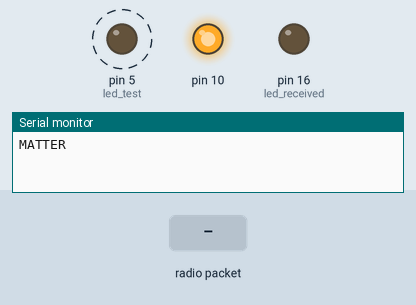
Recording of a sketch running on a simulated Arduino Uno, built with avr-gcc and run on an emulated ATmega328P. Shown: output pins drawn as LEDs (lit = HIGH), the last lines printed to the serial monitor. Dashed ring = blinking. The test bench sets the inputs (shaded band). No radio packets arrive unless stated.

Above: at 2.0 s.
2.1 s: radio packet "1" arrives
At 3.1 s:
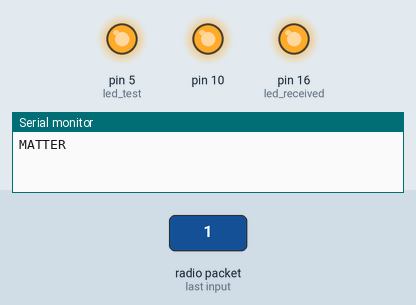
At 4.35 s:
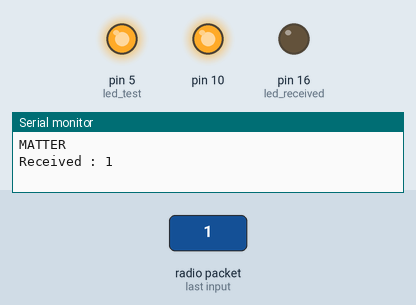
Timing chart, 0 to 12.3 s (numbered marks = the images above; inputs shaded):
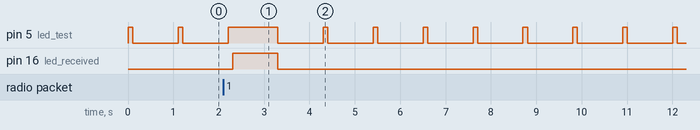

The sketch:

arduino.ino
```cpp
#include <SPI.h>                                            // Подключаем библиотеку для работы с шиной SPI
#include <nRF24L01.h>                                      // Подключаем файл настроек из библиотеки RF24
#include "RF24.h"
RF24 radio(4, 15);  // khai bao chan(CE, CSN)
int led_test = 5;
int led_received = 16;
unsigned char  CTR_TX_ADDRESS[5]= {0x68,0x31,0x08,0x10,0x01};   //5 bytes
void setup()
{
  pinMode(led_test,OUTPUT);
  pinMode(led_received,OUTPUT);
  Serial.begin(115200);
  Serial.println("MATTER");


  SPI.setHwCs(true);
  SPI.begin();
  SPI.setDataMode(SPI_MODE0);
  SPI.setBitOrder(MSBFIRST);
  radio.begin();                                        // khai bao  bat dau nRF24L01+
  radio.setChannel(1);                                  // chon kenh 1
  radio.setDataRate(RF24_1MBPS);                   // Указываем скорость передачи данных (RF24_250KBPS, RF24_1MBPS, RF24_2MBPS), RF24_1MBPS - 1Мбит/сек
  radio.setPALevel(RF24_PA_MAX);                 // Указываем мощность передатчика (RF24_PA_MIN=-18dBm, RF24_PA_LOW=-12dBm, RF24_PA_HIGH=-6dBm, RF24_PA_MAX=0dBm)
  //radio.openWritingPipe (0x6831081001);               // luong 1 va cau hinh dia chi truyen
  radio.openReadingPipe(1, CTR_TX_ADDRESS);
  //radio.startListening();
  //delay(1000);
}
void loop()
{
  radio.startListening();
  char data[32];
  digitalWrite(led_test,HIGH);
  delay(100);
  if(radio.available())
  {
    digitalWrite(led_received,HIGH);
    delay(1000);
    radio.read(&data, sizeof(data));
    Serial.print("Received : ");
    Serial.print(data);
  }
  digitalWrite(led_received,LOW);
  digitalWrite(led_test,LOW);
  delay(1000);
  //Serial.print("sangtran");
  //data[0] = 1; // заполняем массив
  //data[1] = 1;
  //radio.write(&data, sizeof(data)); // отправляем данные и указываем сколько байт пакет
}
```

Measured:
- after the input at 2.1 s, pin 16 (led_received): LOW → HIGH after 0.21 s, → LOW 1.0 s later
- by itself, pin 5 (led_test): repeats every 1.1 s: LOW 1.0 s, HIGH 0.10 s
